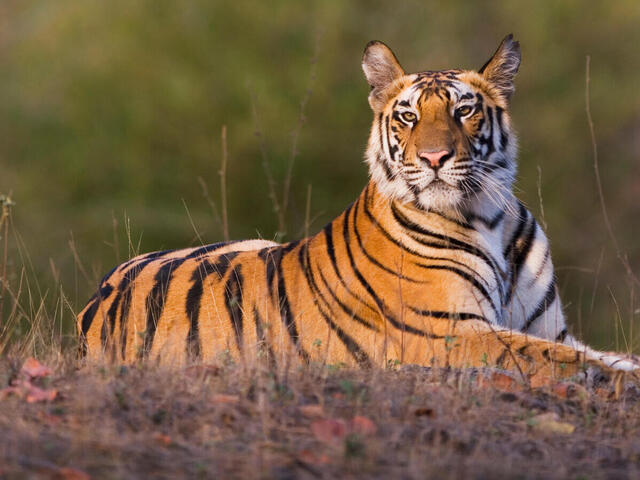
#> input picture Intro to Computer Vison - Python/Lesson 3/Assets/Tiger.jpg, 640 x 480 px
$ python 'Lesson 3 - Thresholding.py'
#> lines starting #> are read from the running program, lines starting #| are printed output that depends on the picture; after the words box and inside, x2 and y2 are one past the last pixel; in counts of white or black regions, pixels touching at a corner belong together
import cv2

# Load the input image
image = cv2.imread('Assets/Tiger.jpg')
#> image is the input picture: shape (480, 640, 3); mean B, G, R 67.7, 94.4, 118.1

# Convert to grayscale (must be done before thresholding)
grayImage = cv2.cvtColor(image, cv2.COLOR_BGR2GRAY)
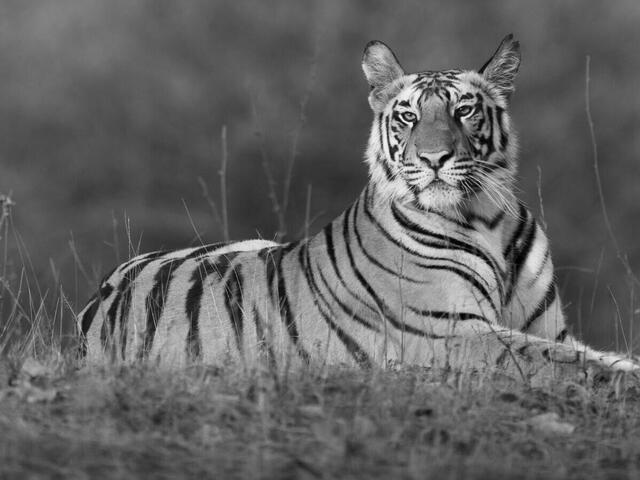
#> grayImage: shape (480, 640); min 0, max 250, mean 98.5

# Apply binary thresholding
# All pixel values below the threshold will be set to 128 (black)
# All pixel values above the threshold will be set to 255 (white)
_, binary_image = cv2.threshold(grayImage, 128, 255, cv2.THRESH_BINARY)
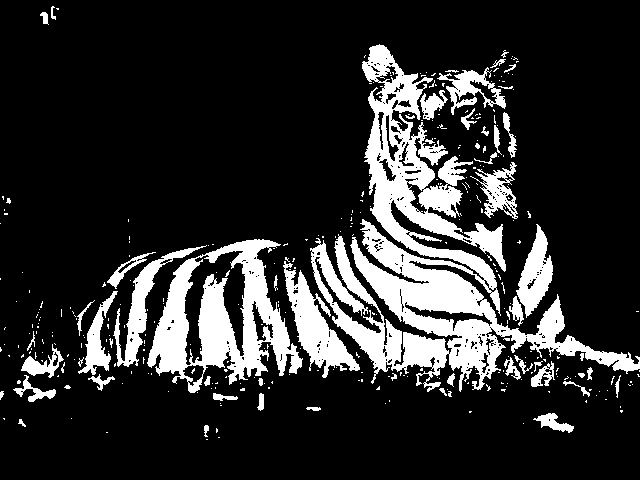
#> binary_image: shape (480, 640); 17.8% white; 343 white regions (286 under 20 px), largest, box (x1, y1, x2, y2) and area: (310, 44, 640, 392) 28527, (147, 239, 303, 393) 10220, (283, 261, 360, 378) 3078

# Inverse thresholding
_, binary_inv_image = cv2.threshold(grayImage, 128, 255, cv2.THRESH_BINARY_INV)

# Display the original and binary thresholded images
cv2.imshow('Original Image', image)
cv2.imshow('Binary Thresholded Image', binary_image)
cv2.imshow('Inverse Binary Thresholded Image', binary_inv_image)

# Wait for a key press and then close the windows
cv2.waitKey(0)
cv2.destroyAllWindows()

$ run again, with Intro to Computer Vison - Python/Lesson 3/Assets/flowers.jpg copied over Intro to Computer Vison - Python/Lesson 3/Assets/Tiger.jpg
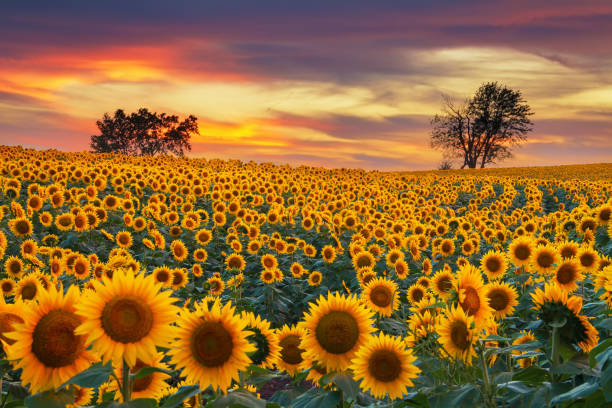
#> input picture Intro to Computer Vison - Python/Lesson 3/Assets/flowers.jpg, 612 x 408 px
#> image is the input picture: shape (408, 612, 3); mean B, G, R 49.9, 104.9, 148.8
#> `grayImage = cv2.cvtColor(image, cv2.COLOR_BGR2GRAY)`:
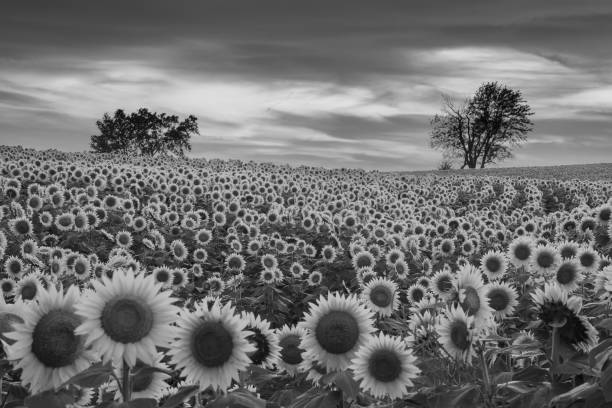
#> grayImage: shape (408, 612); min 0, max 225, mean 111.7
#> `_, binary_image = cv2.threshold(grayImage, 128, 255, cv2.THRESH_BINARY)`:
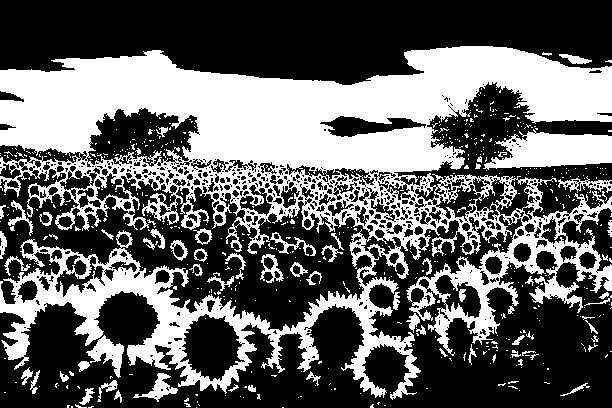
#> binary_image: shape (408, 612); 38.6% white; 592 white regions (526 under 20 px), largest, box (x1, y1, x2, y2) and area: (0, 46, 612, 400) 85368, (483, 129, 612, 170) 3433, (86, 335, 124, 378) 681

$ run again, with Intro to Computer Vison - Python/Lesson 3/Assets/landscape.jpg copied over Intro to Computer Vison - Python/Lesson 3/Assets/Tiger.jpg
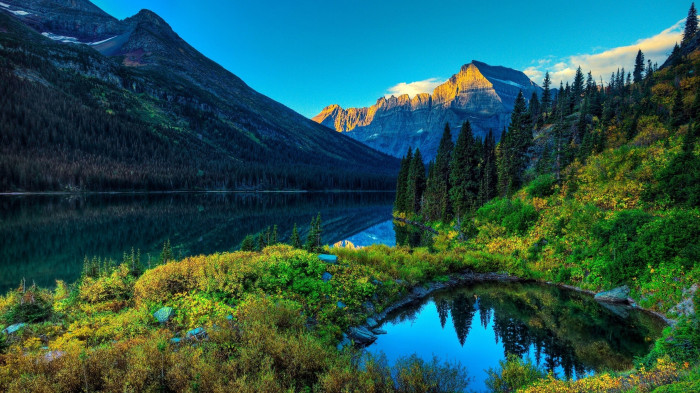
#> input picture Intro to Computer Vison - Python/Lesson 3/Assets/landscape.jpg, 700 x 393 px
#> image is the input picture: shape (393, 700, 3); mean B, G, R 80.5, 84.9, 37.1
#> `grayImage = cv2.cvtColor(image, cv2.COLOR_BGR2GRAY)`:
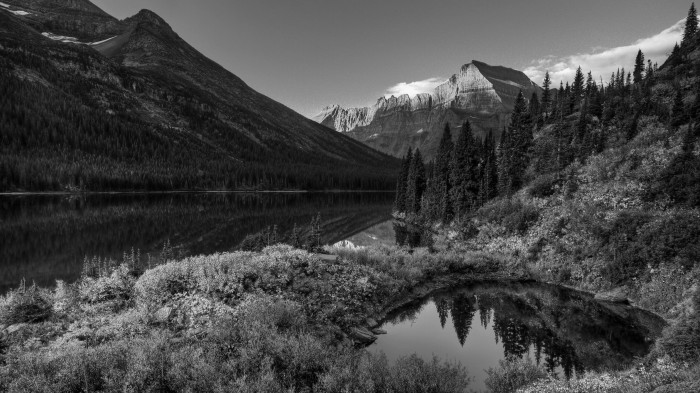
#> grayImage: shape (393, 700); min 0, max 251, mean 70.1
#> `_, binary_image = cv2.threshold(grayImage, 128, 255, cv2.THRESH_BINARY)`:
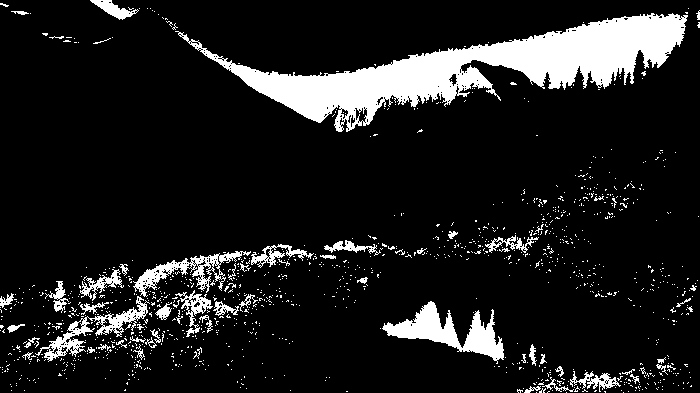
#> binary_image: shape (393, 700); 11.9% white; 1149 white regions (1091 under 20 px), largest, box (x1, y1, x2, y2) and area: (175, 13, 688, 132) 19132, (382, 301, 504, 364) 2775, (35, 296, 150, 362) 1452
